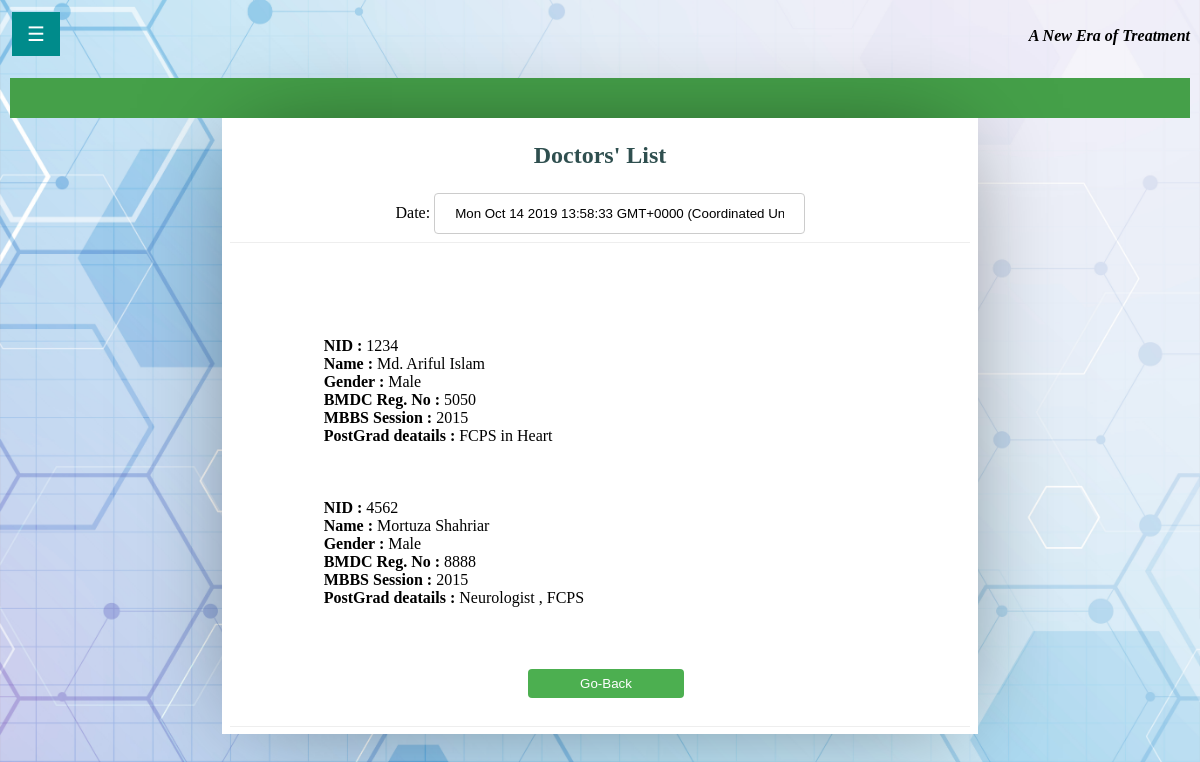
The page /adminDoctorList.php (signed in) on the database its author committed.
### tables this page shows
CREATE TABLE `doctor` (
  `NID` int(11) NOT NULL,
  `Name` varchar(30) NOT NULL,
  `Age` int(11) NOT NULL,
  `Gender` varchar(10) NOT NULL,
  `Email` varchar(30) NOT NULL,
  `Address` varchar(100) NOT NULL,
  `SSC_GPA` double DEFAULT NULL,
  `SSC_Session` int(11) DEFAULT NULL,
  `SSC_inst` varchar(100) DEFAULT NULL,
  `HSC_GPA` double DEFAULT NULL,
  `HSC_Session` int(11) DEFAULT NULL,
  `HSC_inst` varchar(100) DEFAULT NULL,
  `BMDC_RegNo` int(11) DEFAULT NULL,
  `MBBS_Session` int(11) DEFAULT NULL,
  `MBBS_inst` varchar(100) DEFAULT NULL,
  `PostGrad_deatails` varchar(300) DEFAULT NULL,
  `Pwd` varchar(100) NOT NULL
);

### adminDoctorList.php (the view, shortened to what this page needs)
<!DOCTYPE html>
<html lang="en">
<head>
    <link rel="stylesheet" href="E-Prescription.css">
</head>
<body onload="myFunction()">
<div id="main">
    <button class="openbtn" onclick="openNav()">☰</button>
</div>
<p align="top-right" style="color: greenyellow;padding:0px;
       font-size: 16px;
       color: black;
       text-align:center;
       position: absolute;
       top: 10px;
       right: 10px;"><b><i>A New Era of Treatment</i></b></p>
<div class="column middle">
    <div class="topnav" style="padding: 20px">
    </div>
    <div id="invoice-POS">
        <center id="top">
            <div class="info">
                <h1 style="color:darkslategray;">Doctors' List</h1>
                Date: <input type="text" id="demo"/>
            </div>
        </center>
        <div id="mid">
            <form action="" method="post">
                <div class="cardInner">
                    <?php
                    $link = mysqli_connect("localhost", "root", "", "icare");
                    $sql = "SELECT * FROM doctor ";
                    if ($result = mysqli_query($link, $sql)) {
                        if (mysqli_num_rows($result) > 0) {
                            echo "<br><br><br>";
                            while ($row = mysqli_fetch_array($result)) {
                                echo "<label><b>NID :</b> </label>";
                                echo $row['NID'] . "<br>";
                                echo "<label><b>Name :</b> </label>";
                                echo $row['Name'] . "<br>";
                                echo "<label><b>Gender : </b> </label>";
                                echo $row['Gender'] . "<br>";
                                echo "<label><b>BMDC Reg. No :</b>  </label>";
                                echo $row['BMDC_RegNo'] . "<br>";
                                echo "<label><b>MBBS Session :</b>  </label>";
                                echo $row['MBBS_Session'] . "<br>";
                                echo "<label><b>PostGrad deatails :</b>  </label>";
                                echo $row['PostGrad_deatails'] . "<br><br>";
                                echo "<br><br>";
                            }
                        } else {
                            echo "<br><br>";
                            echo "<label style='alignment: center'><b>No records matching your query were found.</b> </label>";
                        }
                    } else {
                        echo "ERROR: Could not able to execute $sql. " . mysqli_error($link);
                    }
                    echo "<input type=submit style='width: 25%' formaction='adminHomepage.php'   value=Go-Back>";
                    ?>
                </div>
            </form>
        </div>
    </div>
</body>
</html>

### E-Prescription.css (style rules this page uses)
* { box-sizing: border-box; }
body { margin: 0; background-image: url("index_background.jpg"); background-repeat: no-repeat; background-position: inherit; background-size: cover; }
.column { float: left; padding: 10px; }
.column.middle { width: 100%; }
.topnav { overflow: hidden; background-color: #45a049; }
.cardInner { padding: 20px; margin-top: 20px; border-radius: 5%; margin-left: 10%; }
input[type=text], select { width: 50%; padding: 12px 20px; margin: 8px 0; display: inline-block; border: 1px solid #ccc; border-radius: 4px; box-sizing: border-box; }
input[type=submit] { width: 15%; background-color: #4CAF50; color: white; padding: 7px 10px; margin: 8px 0; border: none; border-radius: 4px; cursor: pointer; }
b { font-weight: bold; }
#invoice-POS { box-shadow: 0 0 1in -0.25in rgba(0, 0, 0, 0.5); padding:2mm; margin: 0 auto; width: 200mm; background: #FFF; }
h1 { font-size: 1.5em; color: black; }
p { font-size: .7em; color: black; line-height: 1.2em; }
#top, #mid,#bot { border-bottom: 1px solid #EEE; }
#top { min-height: 100px; }
#mid { min-height: 350px; }
.info { display: block; //float:left; margin-left: 0; }
.openbtn { font-size: 20px; cursor: pointer; background: darkcyan; color: white; padding: 10px 15px; border: none; }
#main { transition: margin-left .5s; padding: 12px; }

### rows shown on the page
doctor: NID "1234", Name "Md. Ariful Islam", Gender "Male", BMDC_RegNo "5050", MBBS_Session "2015", PostGrad_deatails "FCPS in Heart"
doctor: NID "4562", Name "Mortuza Shahriar", Gender "Male", BMDC_RegNo "8888", MBBS_Session "2015", PostGrad_deatails "Neurologist , FCPS"
